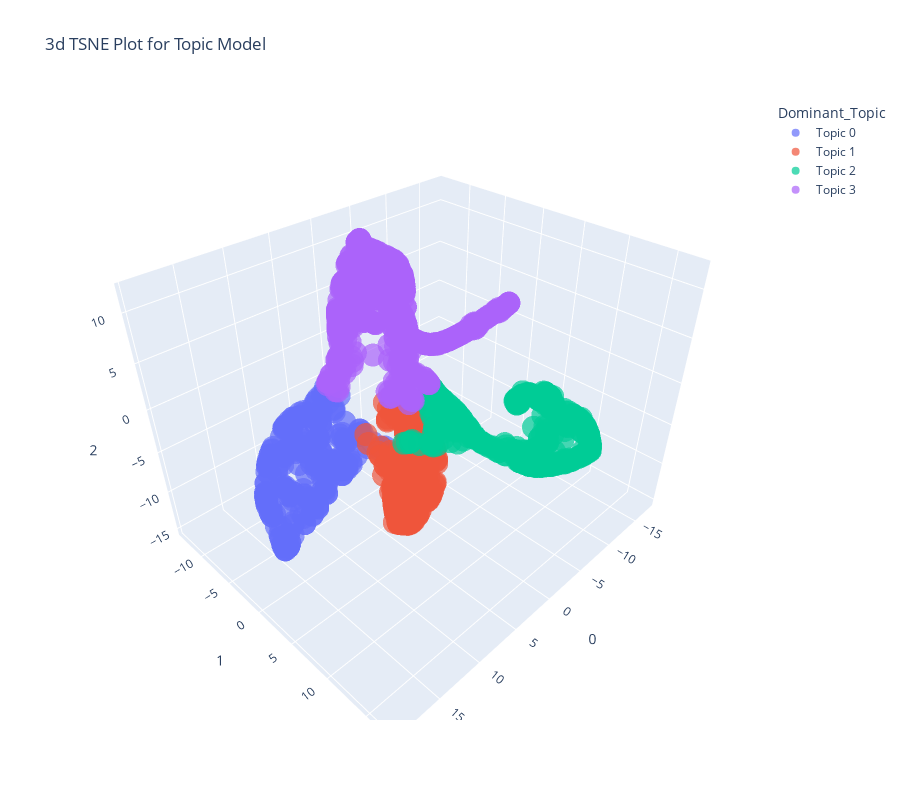

The notebook cell this image was saved under:
### Code cell
plot_model(lda, plot = 'tsne')

### Figure 1 — Plotly figure (JSON) as saved in the notebook; plotly's stock layout.template omitted (floating-point values rounded to 4 significant figures; data arrays with more than 128 entries replaced by an {"elided": "..."} marker saying what was removed)
{"data": [{"hovertemplate": "Dominant_Topic=Topic 0<br>0=%{x}<br>1=%{y}<br>2=%{z}<extra></extra>", "legendgroup": "Topic 0", "marker": {"color": "#636efa", "opacity": 0.7, "symbol": "circle"}, "mode": "markers", "name": "Topic 0", "scene": "scene", "showlegend": true, "type": "scatter3d", "x": {"elided": "237 float values"}, "y": {"elided": "237 float values"}, "z": {"elided": "237 float values"}}, {"hovertemplate": "Dominant_Topic=Topic 1<br>0=%{x}<br>1=%{y}<br>2=%{z}<extra></extra>", "legendgroup": "Topic 1", "marker": {"color": "#EF553B", "opacity": 0.7, "symbol": "circle"}, "mode": "markers", "name": "Topic 1", "scene": "scene", "showlegend": true, "type": "scatter3d", "x": {"elided": "247 float values"}, "y": {"elided": "247 float values"}, "z": {"elided": "247 float values"}}, {"hovertemplate": "Dominant_Topic=Topic 2<br>0=%{x}<br>1=%{y}<br>2=%{z}<extra></extra>", "legendgroup": "Topic 2", "marker": {"color": "#00cc96", "opacity": 0.7, "symbol": "circle"}, "mode": "markers", "name": "Topic 2", "scene": "scene", "showlegend": true, "type": "scatter3d", "x": {"elided": "362 float values"}, "y": {"elided": "362 float values"}, "z": {"elided": "362 float values"}}, {"hovertemplate": "Dominant_Topic=Topic 3<br>0=%{x}<br>1=%{y}<br>2=%{z}<extra></extra>", "legendgroup": "Topic 3", "marker": {"color": "#ab63fa", "opacity": 0.7, "symbol": "circle"}, "mode": "markers", "name": "Topic 3", "scene": "scene", "showlegend": true, "type": "scatter3d", "x": {"elided": "644 float values"}, "y": {"elided": "644 float values"}, "z": {"elided": "644 float values"}}], "layout": {"height": 800, "legend": {"title": {"text": "Dominant_Topic"}, "tracegroupgap": 0}, "scene": {"domain": {"x": [0, 1], "y": [0, 1]}, "xaxis": {"title": {"text": "0"}}, "yaxis": {"title": {"text": "1"}}, "zaxis": {"title": {"text": "2"}}}, "title": {"text": "3d TSNE Plot for Topic Model"}, "width": 900}}
